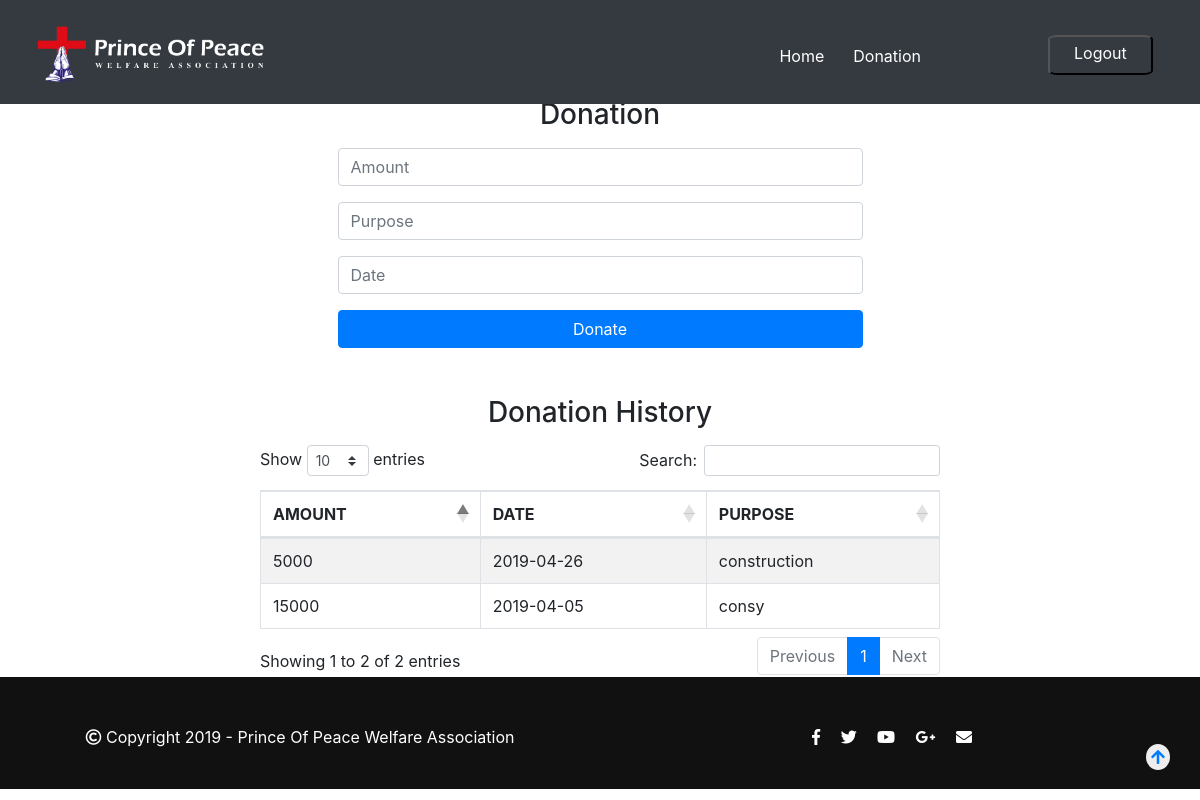
The page /users/index.php?pg=donation (signed in) on the database its author committed.
### tables this page shows
CREATE TABLE `temp_records` (
  `id` int(11) NOT NULL,
  `amount` varchar(10) NOT NULL,
  `date` varchar(50) NOT NULL,
  `purpose` varchar(60) NOT NULL,
  `userid` int(11) NOT NULL,
  `status` varchar(20) NOT NULL DEFAULT 'requested'
);

### users/include/functions.php (called while the page is built, shortened)
<?php
	function selectdatacon($col,$tbname,$where)
	{
		$selectqry="select $col from $tbname where $where";
		$result=mysqli_query($GLOBALS['con'],$selectqry) or die(mysqli_error($GLOBALS['con']));
		return $result;
	}
?>

### users/pages/donation.php (the view, shortened to what this page needs)
<div class="container">
<div class="row">
<div class="col-md-3">
</div>
<div class="col-md-6">
<h3 class="text-center mt-3 mb-3">Donation</h3>
<form method="post" enctype="multipart/form-data" >
<div class="form-group">
<input type="text" name="amount" placeholder="Amount" required="required" class="form-control">
</div>
<div class="form-group">
<input type="text" name="purpose" placeholder="Purpose" required="required" class="form-control">
</div>
<div class="form-group">
<input placeholder="Date" class="form-control" type="text" onfocus="(this.type='date')" onblur="(this.type='text')" id="date" name="date">
</div>
<input type="submit" name="donation" value="Donate" class="btn btn-block btn-primary">
</form>
</div>
<div class="col-md-3">
</div>
</div>
</div>
<div class="container">
<div class="row mt-3">
<div class="col-md-8 offset-2">
<h3 class="text-center mt-3 mb-3">Donation History</h3>
<table id="example" class="table table-striped table-bordered" style="width:100%">
<thead>
<tr>
<th>AMOUNT</th>
<th>DATE</th>
<th>PURPOSE</th>
</tr>
</thead>
<tbody>
<?php
$result=selectdatacon("*","temp_records","userid =".$_SESSION['userid']);
while($row=mysqli_fetch_assoc($result))
	{
?>
<tr>
<td><?php  echo $row['amount']; ?></td>
<td><?php  echo $row['date']; ?></td>
<td><?php  echo $row['purpose']; ?></td>
</tr>
<?php
}
?>
</tbody>
</table>
</div>
</div>
</div>

### assets/css/custom/style.css (style rules this page uses)
.row { margin-left:0; margin-right:0; }
body { margin: 0; padding-top:82px; height:100%; }
.btn { transition:0.5s ease; }

### rows shown on the page
temp_records: amount "5000", date "2019-04-26", purpose "construction"
temp_records: amount "15000", date "2019-04-05", purpose "consy"
